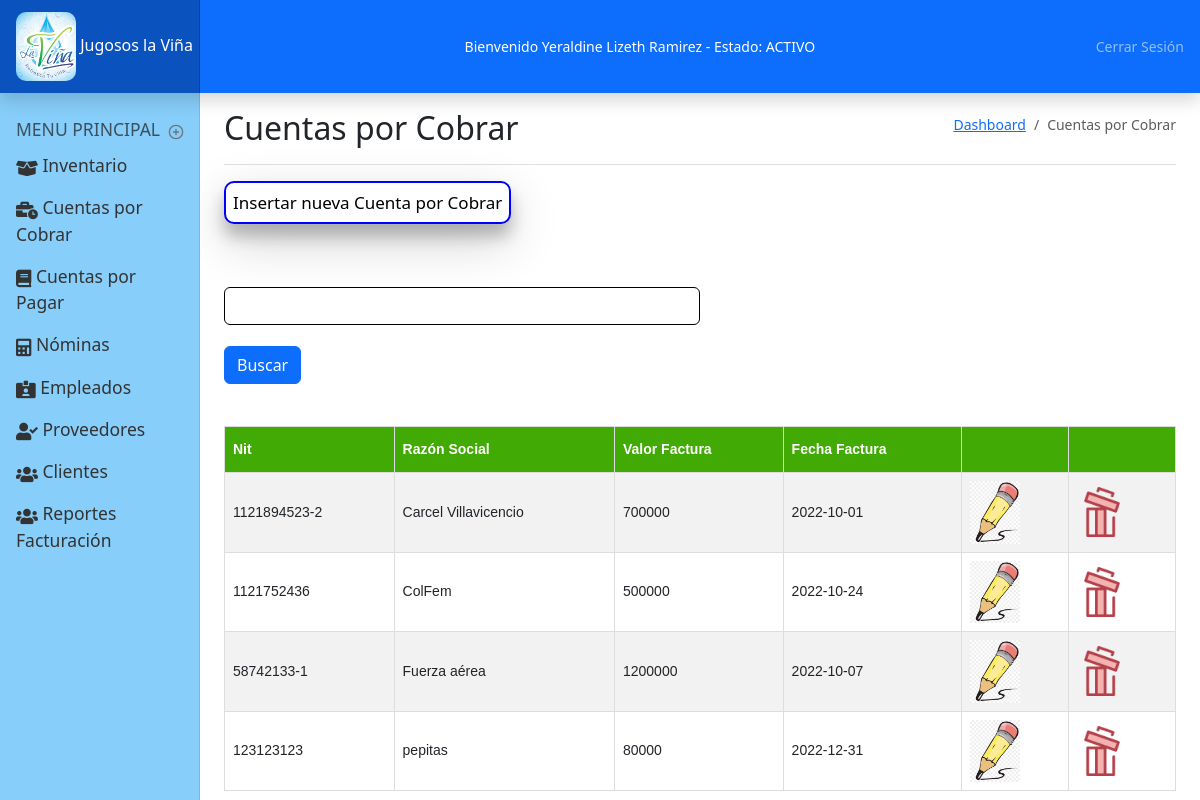
Screenshot of /cuentasporcobrar.php (signed in) with the database file from the repository.
### tables this page shows
CREATE TABLE `usuario` (
  `id_usuario` int(11) NOT NULL,
  `nombre` varchar(150) NOT NULL,
  `user` varchar(255) NOT NULL,
  `identificacion` varchar(15) NOT NULL,
  `celular` varchar(10) NOT NULL,
  `direccion` varchar(150) NOT NULL,
  `email` varchar(150) NOT NULL,
  `contrasena` varchar(150) NOT NULL,
  `rol` varchar(255) NOT NULL,
  `activo` varchar(3) NOT NULL,
  `r_ecommerce` int(11) NOT NULL,
  `r_login` int(11) NOT NULL,
  `r_datos_de_pago` int(11) NOT NULL,
  `r_contador_visitas` int(11) NOT NULL,
  `r_encuesta` int(11) NOT NULL,
  `r_consultar_producto` int(11) NOT NULL,
  `r_chat` int(11) NOT NULL,
  `r_formulario` int(11) NOT NULL
);

CREATE TABLE `cuentasxcobrar` (
  `id_cobrar` int(11) NOT NULL,
  `NIT` varchar(255) NOT NULL,
  `razon_social` varchar(255) NOT NULL,
  `valor_factura` double NOT NULL,
  `fecha_factura` date NOT NULL
);

### bloqueo.php (called while the page is built, shortened)
<?php
    $usuario = $_SESSION['usuario'];
    $consulta = "select * from usuario where id_usuario = '$usuario'";
    $resultado = mysqli_query($conexion, $consulta) or die ('No se consulto el usuario');
    $userr = mysqli_fetch_array($resultado);
?>

### bloques/cuentasxcobrar/consulta.php (the view)
<div id="buscar">
  <form action="cuentasporcobrar.php" method="GET">
    <input type="text" name="datos" id="datos" class="form-control" style="width: 50%; border: 1px solid #000;"><br>
    <input type="submit" name="botonb" value="Buscar" class="btn btn-primary">
  </form>
</div>
<br><br>
<div class="consulta">
    <table class="tconsulta">
        <tr>
            <th>Nit</th>
            <th>Razón Social</th>
            <th>Valor Factura</th>
            <th>Fecha Factura</th>
            <th></th>
            <th></th>
        </tr>
        <?php
        $consultacxc = "select * from cuentasxcobrar order by razon_social";
        $resultadocxc = mysqli_query($conexion, $consultacxc) or die('no se consulto cuentas por cobrar');
        while ($cuentasxcobrar = mysqli_fetch_array($resultadocxc)) {
        ?>
            <tr>
                <td><?php echo $cuentasxcobrar['NIT']; ?></td>
                <td><?php echo $cuentasxcobrar['razon_social']; ?></td>
                <td><?php echo $cuentasxcobrar['valor_factura']; ?></td>
                <td><?php echo $cuentasxcobrar['fecha_factura']; ?></td>
                <td>
                    <img src="img/editar.png" width="50px" title="Editar" alt="Editar" style="cursor: pointer;" onclick="window.location = 'cuentasporcobrar.php?id_cobrar=<?php echo $cuentasxcobrar['id_cobrar']; ?>'">
                </td>
                <td>
                    <img src="img/borrar.png" width="50px" title="Borrar" alt="Borrar" style="cursor: pointer;" onclick="eliminarCuentaxCobrar(<?php echo $cuentasxcobrar['id_cobrar']; ?>)">
                </td>
            </tr>
        <?php } ?>
    </table>
</div>

### partes/header.php (shortened to what this page needs)
<header class="navbar navbar-dark sticky-top flex-md-nowrap p-0 shadow">
  <a class="navbar-brand col-md-3 col-lg-2 me-0 px-3 fs-6" href="#">
    <img id="log" src="img/logo.png" width="60px" alt="logo">
    Jugosos la Viña
  </a>
  <span style="color:white">
    Bienvenido <?php echo $userr['nombre']; ?> - Estado:
    <?php
    if ($userr['activo'] == "Si") {
      echo "ACTIVO";
    } else {
      echo "NO ACTIVO";
    }
    ?>
  </span>
  <div class="navbar-nav">
    <div class="nav-item text-nowrap">
      <a class="nav-link px-3" href="salir.php">Cerrar Sesión</a>
    </div>
  </div>
</header>

### css/dashboard.css (style rules this page uses)
body { font-size: .875rem; }
.navbar-brand { padding-top: .75rem; padding-bottom: .75rem; background-color: rgba(0, 0, 0, .25); box-shadow: inset -1px 0 0 rgba(0, 0, 0, .25); }
header { background-color: #0d6efd; }
#log { border-radius: 10px; }
.tconsulta { font-family: Arial, Helvetica, sans-serif; border-collapse: collapse; width: 100%; overflow-x: auto; }
.consulta td, .consulta th { border: 1px solid #ddd; padding: 8px; }
.consulta tr:nth-child(even) { background-color: #f2f2f2 }
.consulta th { padding-top: 12px; padding-bottom: 12px; text-align: left; background-color: #41aa04; color: white; }

### rows the page displays
usuario: nombre "Yeraldine Lizeth Ramirez"
cuentasxcobrar: NIT "1121894523-2", razon_social "Carcel Villavicencio", valor_factura "700000", fecha_factura "2022-10-01"
cuentasxcobrar: NIT "1121752436", razon_social "ColFem", valor_factura "500000", fecha_factura "2022-10-24"
cuentasxcobrar: NIT "58742133-1", razon_social "Fuerza aérea", valor_factura "1200000", fecha_factura "2022-10-07"
cuentasxcobrar: NIT "123123123", razon_social "pepitas", valor_factura "80000", fecha_factura "2022-12-31"
